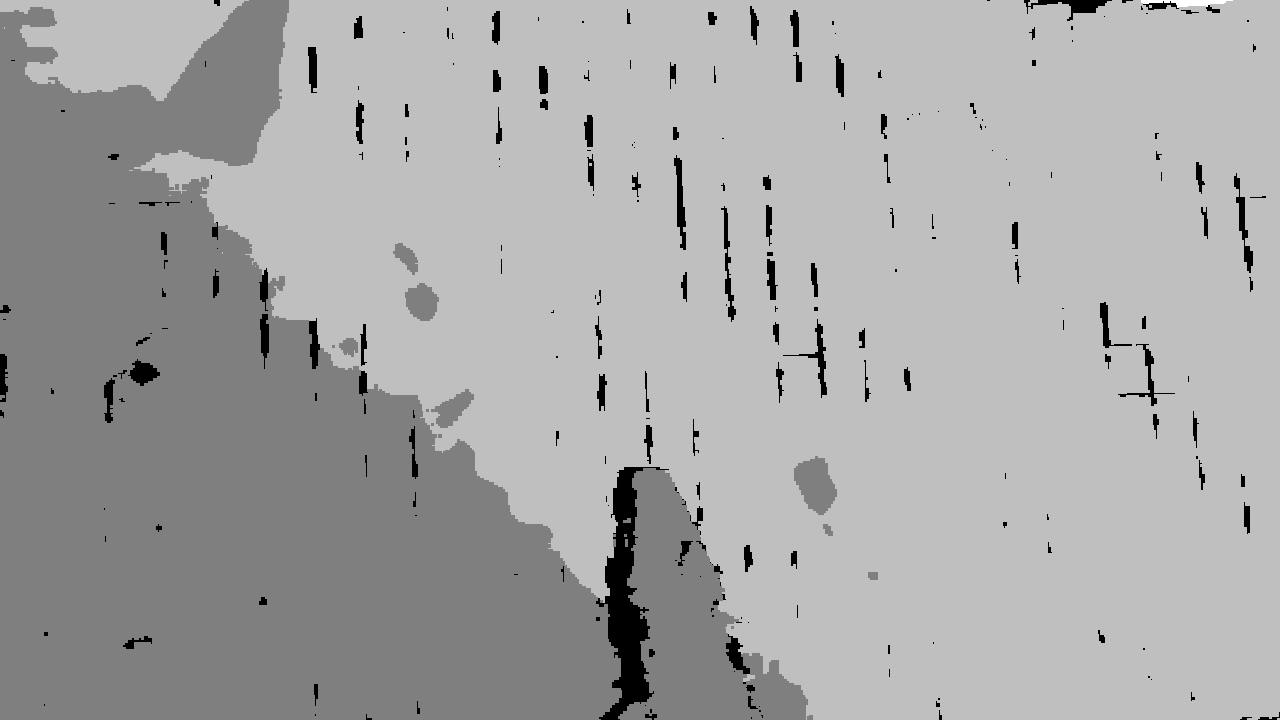
#> input picture data/depth_measure.png, 1280 x 720 px, given in place of depth.png, which was not available
$ python depth_optimizer_discard.py
#> lines starting #> are read from the running program, lines starting #| are printed output that depends on the picture; after the words box and inside, x2 and y2 are one past the last pixel; in counts of white or black regions, pixels touching at a corner belong together; long printed decimals are rounded; pictures that were not available may be replaced by others from this repository, and a replacement may not be noted
"""
使用捕获的真实depth来优化MOGE估计的depth,包含缩放平移和旋转(基于Umeyama)，随后投影回深度图中
"""

import numpy as np
import cv2
import open3d as o3d
import os


# --------------------
# 工具函数
# --------------------
def depth_to_points(depth_mm, intrinsic):
    """depth_mm: HxW depth in millimeters (float32)。
       返回 Nx3 的点阵（单位 m）和对应的像素坐标 Nx2"""
    fx, fy, cx, cy = intrinsic[0,0], intrinsic[1,1], intrinsic[0,2], intrinsic[1,2]
    mask = (depth_mm > 0)
    ys, xs = np.nonzero(mask)
    zs = depth_mm[ys, xs] / 1000.0  # mm->m
    xs_3d = (xs - cx) * zs / fx
    ys_3d = (ys - cy) * zs / fy
    pts = np.stack([xs_3d, ys_3d, zs], axis=1)
    pix = np.stack([xs, ys], axis=1)
    return pts, pix, mask


def umeyama(src, dst, with_scaling=True):
    """Umeyama 相似变换估计"""
    assert src.shape == dst.shape
    n = src.shape[0]
    mean_src = src.mean(axis=0)
    mean_dst = dst.mean(axis=0)
    src_centered = src - mean_src
    dst_centered = dst - mean_dst

    cov = (dst_centered.T @ src_centered) / n
    U, D, Vt = np.linalg.svd(cov)
    S = np.eye(3)
    if np.linalg.det(U) * np.linalg.det(Vt) < 0:
        S[2,2] = -1

    R = U @ S @ Vt
    if with_scaling:
        var_src = np.sum(src_centered**2) / n
        s = np.trace(np.diag(D) @ S) / var_src
    else:
        s = 1.0
    t = mean_dst - s * R @ mean_src
    return s, R, t


# --------------------
# 误差计算函数
# --------------------
def calculate_error_improvement(gt_depth: np.ndarray, pred_depth: np.ndarray,
                               optimized_depth: np.ndarray):
    """
    计算优化前后的误差对比 (MAE / RMSE)
    """
    # 优化前
    mask_original = (gt_depth > 0) & (pred_depth > 0)
    if np.sum(mask_original) > 0:
        diff_original = pred_depth[mask_original] - gt_depth[mask_original]
        mae_original = np.mean(np.abs(diff_original))
        rmse_original = np.sqrt(np.mean(diff_original**2))
    else:
        mae_original = float("inf")
        rmse_original = float("inf")

    # 优化后
    mask_optimized = (gt_depth > 0) & (optimized_depth > 0)
    if np.sum(mask_optimized) > 0:
        diff_optimized = optimized_depth[mask_optimized] - gt_depth[mask_optimized]
        mae_optimized = np.mean(np.abs(diff_optimized))
        rmse_optimized = np.sqrt(np.mean(diff_optimized**2))

        improvement_mae = mae_original - mae_optimized
        improvement_rmse = rmse_original - rmse_optimized
    else:
        mae_optimized = float("inf")
        rmse_optimized = float("inf")
        improvement_mae = 0
        improvement_rmse = 0

    print("\n=== 误差分析 ===")
    print("优化前 - MAE: {:.4f}, RMSE: {:.4f}".format(mae_original, rmse_original))
    print("优化后 - MAE: {:.4f}, RMSE: {:.4f}".format(mae_optimized, rmse_optimized))
    print("改善量 - MAE: {:.4f}, RMSE: {:.4f}".format(improvement_mae, improvement_rmse))


# --------------------
# 主处理函数
# --------------------
def optimize_depth(depth_gt, depth_pred, intrinsic):
    """
    输入:
        depth_gt: HxW, float32 (mm)
        depth_pred: HxW, float32 (mm)
        intrinsic: 3x3 相机内参
    返回:
        depth_optimized: HxW, uint16 (mm)
    """
    h, w = depth_gt.shape
    fx, fy, cx, cy = intrinsic[0,0], intrinsic[1,1], intrinsic[0,2], intrinsic[1,2]

    # 公共 mask
    common_mask = (depth_gt > 0) & (depth_pred > 0)
    ys, xs = np.nonzero(common_mask)
    if len(xs) < 6:
        raise RuntimeError("有效的对应像素太少，无法做刚性/相似变换估计。")

    pts_gt_common = np.stack([
        (xs - cx) * (depth_gt[ys, xs] / 1000.0) / fx,
        (ys - cy) * (depth_gt[ys, xs] / 1000.0) / fy,
        (depth_gt[ys, xs] / 1000.0)
    ], axis=1)

    pts_pred_common = np.stack([
        (xs - cx) * (depth_pred[ys, xs] / 1000.0) / fx,
        (ys - cy) * (depth_pred[ys, xs] / 1000.0) / fy,
        (depth_pred[ys, xs] / 1000.0)
    ], axis=1)

    # Umeyama
    s, R, t = umeyama(pts_pred_common, pts_gt_common, with_scaling=True)
    print("估计的 scale:", s)

    # 全部预测点
    pts_pred_all, _, _ = depth_to_points(depth_pred, intrinsic)
    pts_pred_all_transformed = (s * (R @ pts_pred_all.T)).T + t

    # 投影回像素平面（z-buffer）
    depth_optimized = np.zeros((h, w), dtype=np.uint16)
    z_buffer = np.full((h, w), np.inf, dtype=np.float32)

    xs_3d, ys_3d, zs_3d = pts_pred_all_transformed[:, 0], pts_pred_all_transformed[:, 1], pts_pred_all_transformed[:, 2]
    us = (xs_3d * fx) / zs_3d + cx
    vs = (ys_3d * fy) / zs_3d + cy
    us_i = np.round(us).astype(np.int32)
    vs_i = np.round(vs).astype(np.int32)

    valid = (zs_3d > 0) & (us_i >= 0) & (us_i < w) & (vs_i >= 0) & (vs_i < h)
    for u, v, z in zip(us_i[valid], vs_i[valid], zs_3d[valid]):
        if z < z_buffer[v, u]:
            z_buffer[v, u] = z
            mm = int(np.round(z * 1000.0))
            depth_optimized[v, u] = np.clip(mm, 0, 65535)

    # 误差分析
    calculate_error_improvement(depth_gt, depth_pred, depth_optimized)

    return depth_optimized.astype(np.uint16)


# --------------------
# 可视化函数
# --------------------
def visualize_depths(color_rgb, depth_gt, depth_pred, depth_opt, intrinsic):
    fx, fy, cx, cy = intrinsic[0,0], intrinsic[1,1], intrinsic[0,2], intrinsic[1,2]
    h, w = depth_gt.shape

    intrinsic_o3d = o3d.camera.PinholeCameraIntrinsic(w, h, fx, fy, cx, cy)
    color_o3d = o3d.geometry.Image(color_rgb)

    def to_pcd(depth_map):
        depth_o3d = o3d.geometry.Image(depth_map)
        rgbd = o3d.geometry.RGBDImage.create_from_color_and_depth(
            color_o3d, depth_o3d,
            depth_scale=1000.0, depth_trunc=5000.0,
            convert_rgb_to_intensity=False
        )
        return o3d.geometry.PointCloud.create_from_rgbd_image(rgbd, intrinsic_o3d)

    pcd_gt = to_pcd(depth_gt)
    pcd_pred = to_pcd(depth_pred)
    pcd_opt = to_pcd(depth_opt)

    def tint(pcd, color, alpha=0.3):
        if not pcd.has_colors():
            pcd.paint_uniform_color([0.5,0.5,0.5])
        colors = np.asarray(pcd.colors)
        tint = np.array(color).reshape(1,3)
        colors_tinted = (1-alpha)*colors + alpha*tint
        pcd.colors = o3d.utility.Vector3dVector(colors_tinted)
        return pcd

    pcd_gt = tint(pcd_gt, [0,0,1], 0.3)       # 蓝 GT
    pcd_pred = tint(pcd_pred, [1,0.5,0], 0.35)# 橙 预测
    pcd_opt = tint(pcd_opt, [1,0,0], 0.3)     # 红 优化

    vis = o3d.visualization.VisualizerWithKeyCallback()
    vis.create_window()
    for p in [pcd_gt, pcd_opt]:
        vis.add_geometry(p)

    def switch(vis, pcds):
        ctr = vis.get_view_control()
        param = ctr.convert_to_pinhole_camera_parameters()
        vis.clear_geometries()
        for p in pcds:
            vis.add_geometry(p)
        ctr.convert_from_pinhole_camera_parameters(param, allow_arbitrary=True)
        return False

    vis.register_key_callback(ord("1"), lambda v: switch(v, [pcd_gt]))
    vis.register_key_callback(ord("2"), lambda v: switch(v, [pcd_pred]))
    vis.register_key_callback(ord("3"), lambda v: switch(v, [pcd_opt]))
    vis.register_key_callback(ord("4"), lambda v: switch(v, [pcd_gt, pcd_opt]))

    print("按 1: GT, 2: 预测, 3: 优化, 4: GT+优化")
    vis.run()
    vis.destroy_window()


# --------------------
# main
# --------------------
if __name__ == "__main__":
    os.environ["XDG_SESSION_TYPE"] = "x11"
    data_dir = "/root/host_share/langrasp/data/"

    depth = cv2.imread(os.path.join(data_dir, "depth.png"), cv2.IMREAD_UNCHANGED).astype(np.float32)
#> depth: shape (720, 1280) float32; min 0, max 1163, mean 775.4
    depth_pred = cv2.imread(os.path.join(data_dir, "depth_infer.png"), cv2.IMREAD_UNCHANGED).astype(np.float32)
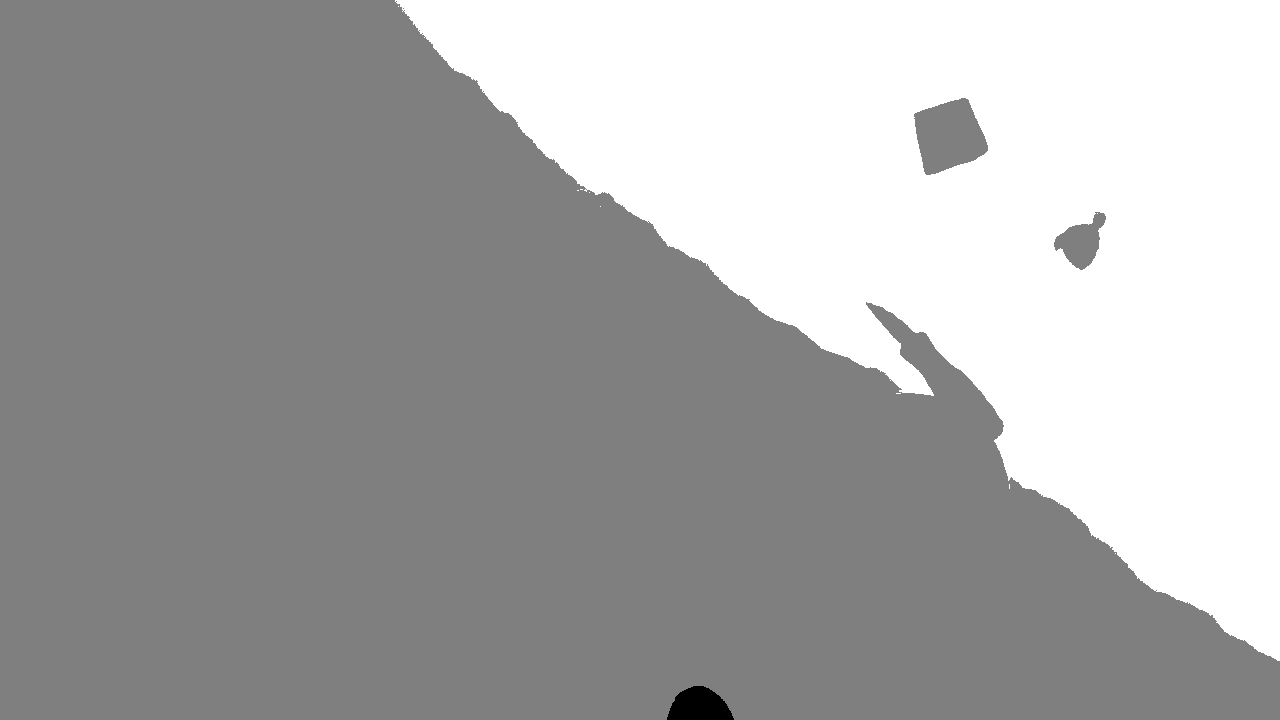
#> input picture data/depth_infer.png, 1280 x 720 px, found by its file name
#> depth_pred: shape (720, 1280) float32; min 753, max 1212, mean 990.1
    color_bgr = cv2.imread(os.path.join(data_dir, "color.png"))
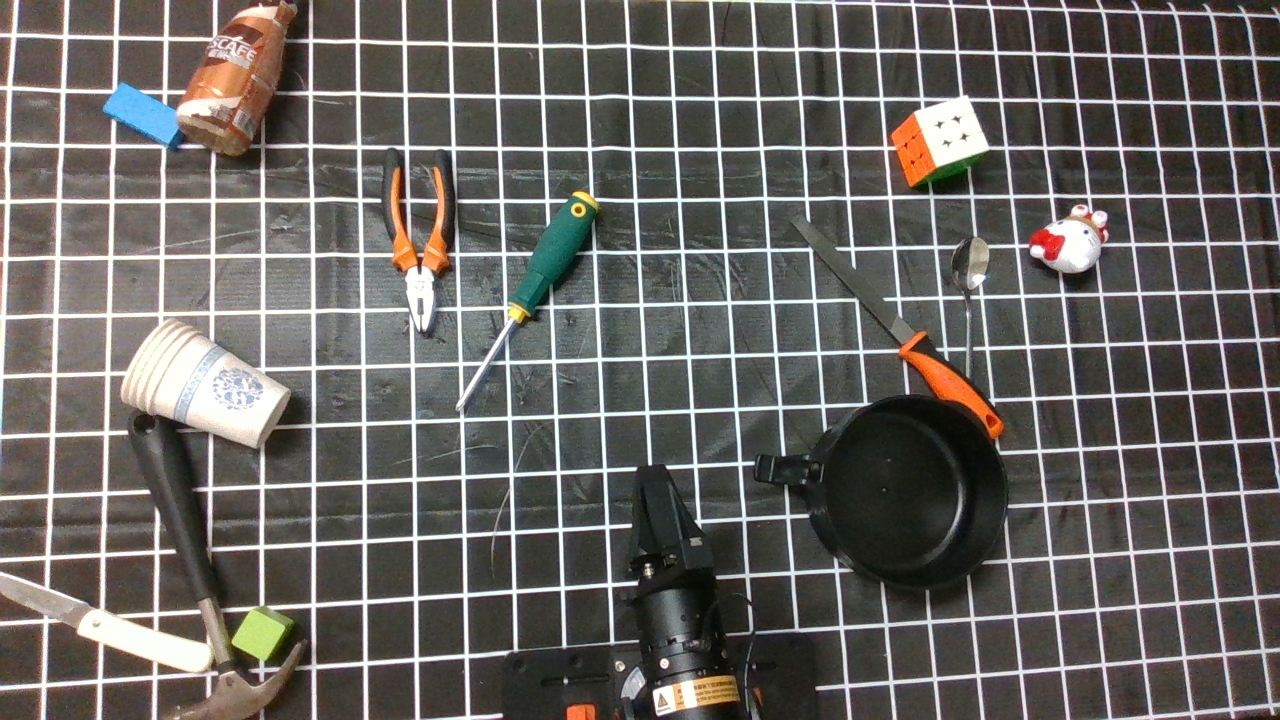
#> input picture data/color.png, 1280 x 720 px, found by its file name
#> color_bgr is the input picture: shape (720, 1280, 3); mean B, G, R 98.1, 101.8, 105.1
    color_rgb = cv2.cvtColor(color_bgr, cv2.COLOR_BGR2RGB)

    intrinsic = np.array([
        [896.4105731015486, 0.0, 646.5148650122112],
        [0.0, 895.8013693817877, 374.5274283245406],
        [0.0, 0.0, 1.0]
    ])
    import time
    start = time.time()
    depth_opt = optimize_depth(depth, depth_pred, intrinsic)
#> in optimize_depth, `common_mask = (depth_gt > 0) & (depth_pred > 0)`: common_mask: shape (720, 1280) bool; 97.5% white; 255 black regions (133 under 20 px), largest, box (x1, y1, x2, y2) and area: (596, 467, 669, 720) 6275, (1024, 0, 1112, 21) 612, (674, 155, 686, 250) 565
#> in umeyama, `mean_src = src.mean(axis=0)`: mean_src = [0.0121, -0.0269, 0.99]
#> in umeyama, `mean_dst = dst.mean(axis=0)`: mean_dst = [0.0123, -0.0206, 0.795]
#> in umeyama, `cov = (dst_centered.T @ src_centered) / n`: cov = [[0.137, -0.000932, 0.0167], [-0.00101, 0.0427, -0.00787], [0.0193, -0.00692, 0.00426]]
#> in umeyama, `U, D, Vt = np.linalg.svd(cov)`: U = [[-0.99, -0.0422, -0.137], [0.0202, -0.987, 0.158], [-0.142, 0.154, 0.978]]; D = [0.14, 0.0439, 0.000653]; Vt = [[-0.992, 0.0198, -0.124], [-0.0416, -0.984, 0.176], [-0.118, 0.18, 0.977]]
#> in umeyama, `R = U @ S @ Vt`: R = [[1, -0.00266, -0.0183], [0.00227, 1, -0.0217], [0.0183, 0.0216, 1]]
#> in umeyama, `var_src = np.sum(src_centered**2) / n`: var_src = 0.228
#> in umeyama, `s = np.trace(np.diag(D) @ S) / var_src`: s = 0.807
#> in umeyama, `t = mean_dst - s * R @ mean_src`: t = [0.0171, 0.0183, -0.00302]
#> in optimize_depth, `s, R, t = umeyama(pts_pred_common, pts_gt_common, with_scaling=True)`: s = 0.807; t = [0.0171, 0.0183, -0.00302]
#| 估计的 scale: 0.8065
#> in depth_to_points, `mask = (depth_mm > 0)`: mask: shape (720, 1280) bool; every value is 1
#> in depth_to_points, `pix = np.stack([xs, ys], axis=1)`: pix = 921600 pairs, first value 0 to 1279, second value 0 to 719
#> the loop in optimize_depth, `for u, v, z in zip(us_i[valid], vs_i[valid], zs_3d[valid]):` made 907136 passes
#> (u, z, mm) on passes 1 to 12: (1133, 0.922, 922), (1140, 0.926, 926), (1141, 0.926, 926), (1142, 0.926, 926), (1143, 0.926, 926), (1144, 0.927, 927), (1145, 0.927, 927), (1146, 0.927, 927), (1147, 0.927, 927), (1148, 0.927, 927), (1149, 0.927, 927), (1150, 0.927, 927)
#> mm on passes 61 to 66: 950, 951, 951, 952, 952, 953
#> after the loop in optimize_depth, `for u, v, z in zip(us_i[valid], vs_i[valid], zs_3d[valid]):`:
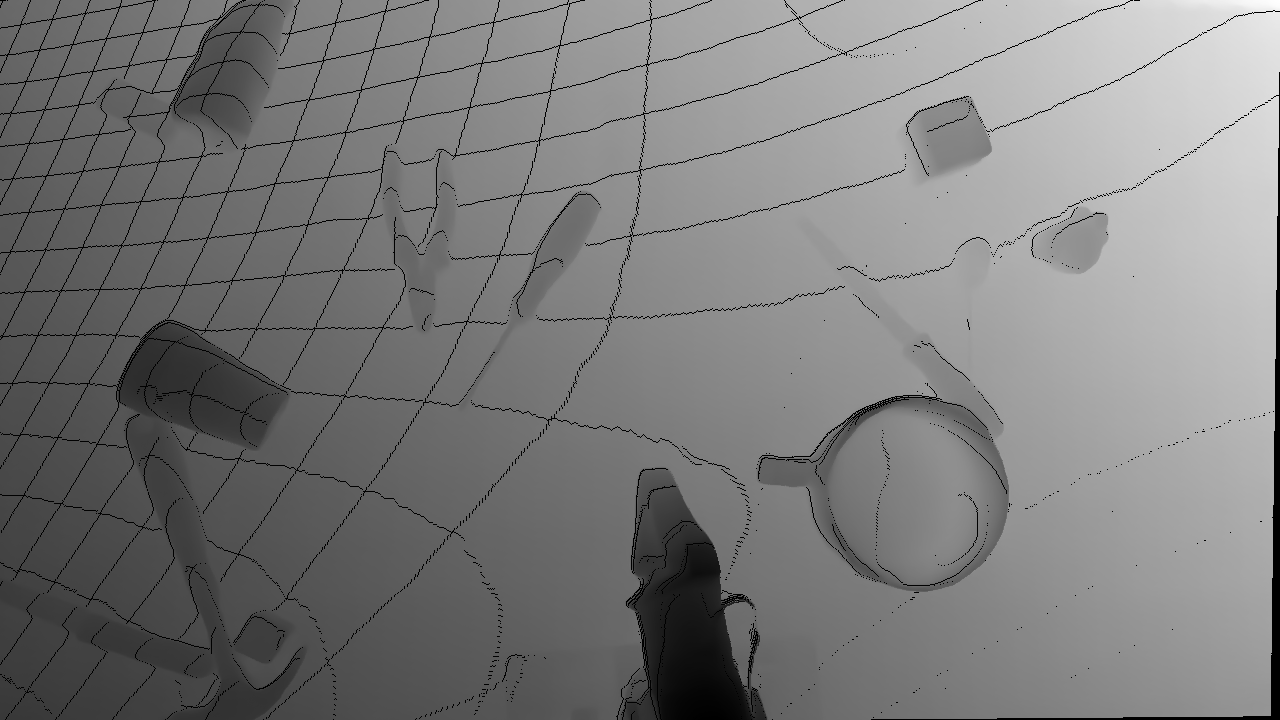
#> z_buffer: shape (720, 1280) float32; 2.83% of the values are NaN or infinite; the others: min 0.613, max 0.978, mean 0.795; drawn with min black, max white, NaN and infinite black
#> in calculate_error_improvement, `mae_original = np.mean(np.abs(diff_original))`: mae_original = 195.2
#> in calculate_error_improvement, `rmse_original = np.sqrt(np.mean(diff_original**2))`: rmse_original = 196.1
#> in calculate_error_improvement, `mask_optimized = (gt_depth > 0) & (optimized_depth > 0)`:
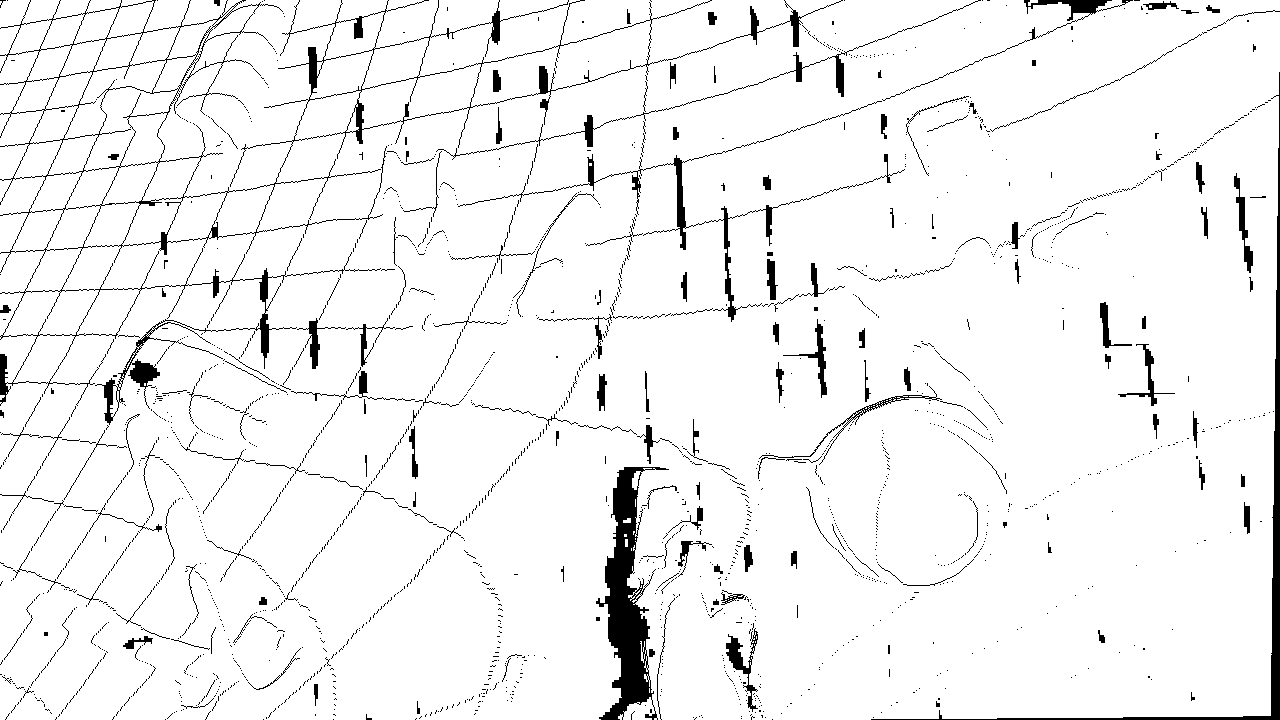
#> mask_optimized: shape (720, 1280) bool; 94.8% white; 1959 black regions (1783 under 20 px), largest, box (x1, y1, x2, y2) and area: (0, 0, 843, 425) 12280, (596, 467, 669, 720) 6750, (871, 72, 1280, 720) 4103
#> in calculate_error_improvement, `mae_optimized = np.mean(np.abs(diff_optimized))`: mae_optimized = 6.52
#> in calculate_error_improvement, `rmse_optimized = np.sqrt(np.mean(diff_optimized**2))`: rmse_optimized = 14.23
#> in calculate_error_improvement, `improvement_mae = mae_original - mae_optimized`: improvement_mae = 188.7
#> in calculate_error_improvement, `improvement_rmse = rmse_original - rmse_optimized`: improvement_rmse = 181.8
#| 优化前 - MAE: 195.2103, RMSE: 196.0712
#| 优化后 - MAE: 6.5181, RMSE: 14.2275
#| 改善量 - MAE: 188.6922, RMSE: 181.8437
    end = time.time()
    print(f"耗时：{end - start:.4f} 秒")
    cv2.imwrite(os.path.join(data_dir, "depth_infer_optimized.png"), depth_opt)

    visualize_depths(color_rgb, depth.astype(np.uint16), depth_pred.astype(np.uint16), depth_opt, intrinsic)
#> in to_pcd, depth_map is the input picture: shape (720, 1280) uint16; min 0, max 1163, mean 775.4
#> in to_pcd, depth_map is the input picture: shape (720, 1280) uint16; min 753, max 1212, mean 990.1
#> (the call stopped at in tint, `colors_tinted = (1-alpha)*colors + alpha*tint`: open3d is not available in this run)
